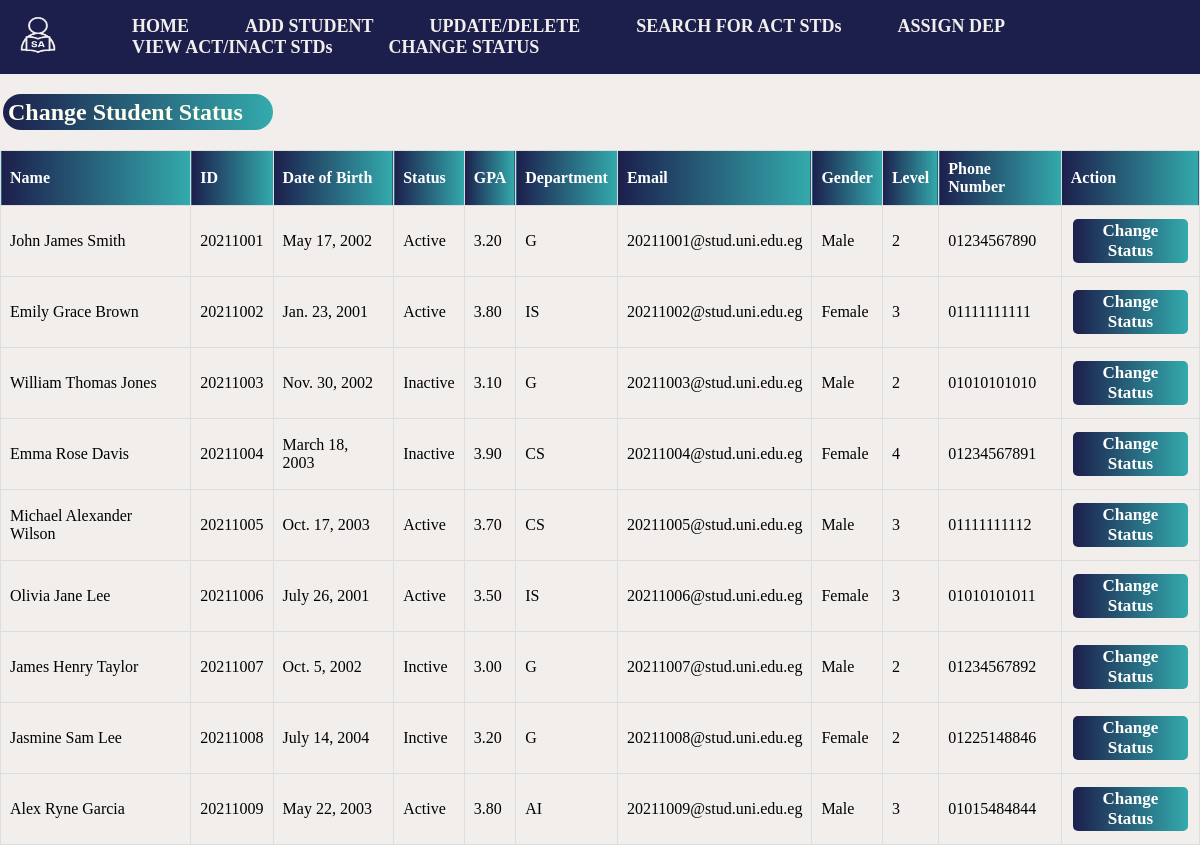
Before: /Studentaffairs/HomePage/ChangeStatus/ with the older database file.
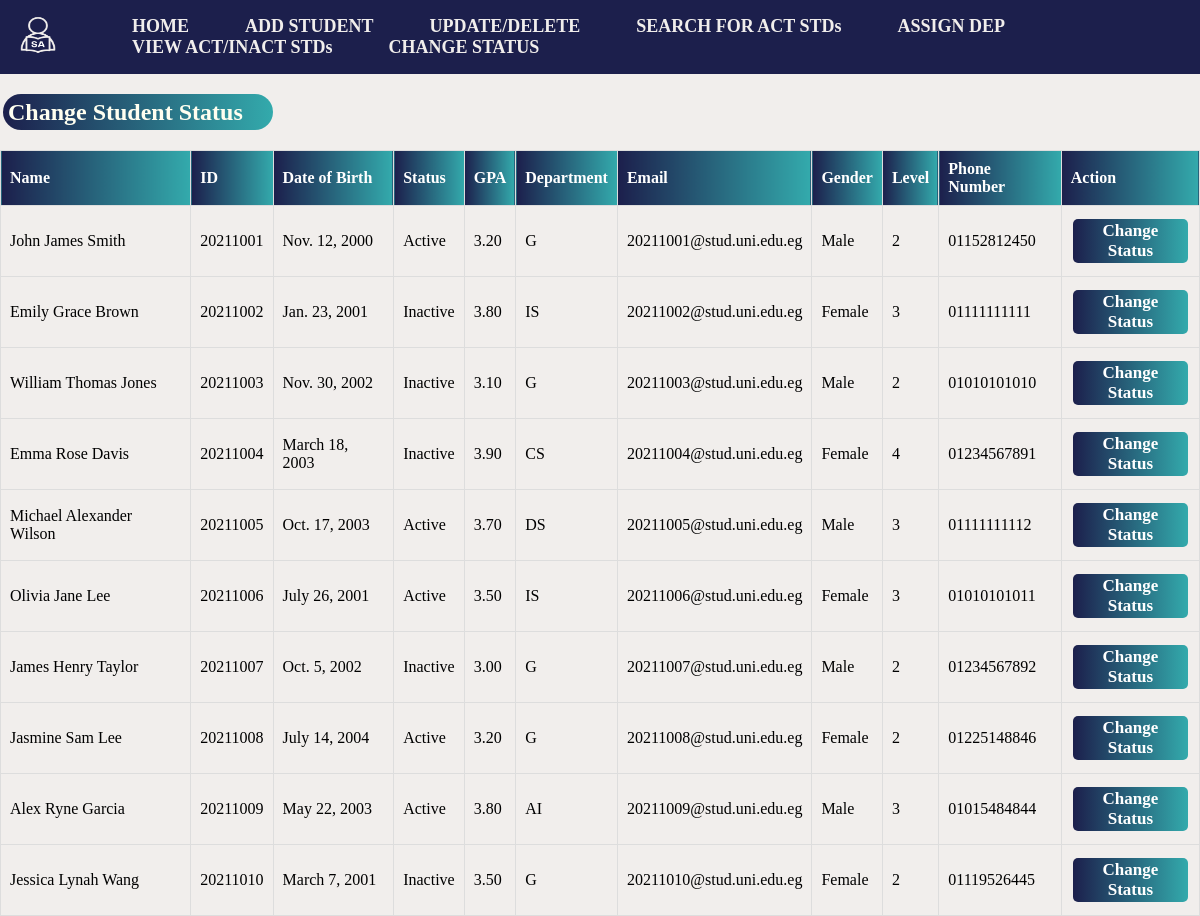
After: the same page with the newer database file.
### shared_app/models.py (models this page shows)
class Student(models.Model):
    student_id = models.CharField(primary_key=True, max_length=8)
    name = models.CharField(max_length=30)
    gpa = models.DecimalField(max_digits=3, decimal_places=2)
    level = models.IntegerField()
    status = models.CharField(max_length=8)
    department = models.CharField(max_length=2)
    email = models.EmailField()
    phone_number = models.CharField(max_length=11)
    dob = models.DateField()
    gender = models.CharField(max_length = 6)

### changestatus/views.py (the view, shortened to what this page needs)
# urls.py: path('',  views.changestatus, name='changestatus'),
def changestatus(request):
    students = Student.objects.all()
    context = {'students': students}
    return render(request, 'ChangeStatus.html', context)

### changestatus/templates/ChangeStatus.html (shortened to what this page needs)
{% load static %}
<!DOCTYPE html>
<html>
<head>
    <link rel="stylesheet" href="{% static 'css/NavBar&BG.css' %}">
    <link rel="stylesheet" href="{% static 'css/ChangeStatus.css' %}">
</head>
<body>
    <nav>
        <div>
            <div><a href="{% url 'homepage:homepage' %}"><img class="logo" src="{% static 'Logo.png' %}"></a></div>
        </div>
        <ul>
            <li><a href="{% url 'homepage:homepage' %}">HOME</a></li>
            <li><a href="{% url 'add:add' %}">ADD STUDENT</a></li>
            <li><a href="{% url 'update_delete:updatedelete' %}">UPDATE/DELETE</a></li>
            <li><a href="{% url 'searchactive:search' %}">SEARCH FOR ACT STDs</a></li>
            <li><a href="{% url 'assigndep:assigndep' %}">ASSIGN DEP</a></li>
            <li><a href="{% url 'view_in_active:viewin_active' %}">VIEW ACT/INACT STDs</a></li>
            <li><a href="{% url 'changestatus:changestatus' %}">CHANGE STATUS</a></li>
        </ul>
    </nav>
    <h2>Change Student Status</h2>
    <table>
        <thead>
             <tr>
                <th>Name</th>
                <th>ID</th>
                <th>Date of Birth</th>
                <th>Status</th>
                <th>GPA</th>
                <th>Department</th>
                <th>Email</th>
                <th>Gender</th>
                <th>Level</th>
                <th>Phone Number</th>
                <th>Action</th>
            </tr>
        </thead>
        <tbody id="studentsTableBody">
            {% for student in students %}
                <tr>
                    <td>{{ student.name }}</td>
                    <td>{{ student.student_id }}</td>
                    <td>{{ student.dob }}</td>
                    <td data-field="status" data-student-id="{{ student.student_id }}">{{ student.status }}</td>
                    <td>{{ student.gpa }}</td>
                    <td>{{ student.department }}</td>
                    <td>{{ student.email }}</td>
                    <td>{{ student.gender }}</td>
                    <td>{{ student.level }}</td>
                    <td>{{ student.phone_number }}</td>
                    <td>
                        <form method="POST" class="status-form">
                            <button type="submit" class="change-status-button" data-student-id="{{ student.student_id }}">Change Status</button>
                        </form>
                    </td>
                </tr>
            {% endfor %}
        </tbody>
    </table>
</body>
</html>

### add/static/css/NavBar&BG.css (style rules this page uses)
body { padding: 00px; margin: 00px; background-color: #f1eeec; background-repeat: no-repeat; background-attachment: fixed; background-size: 100% 100%; }
nav { background-color: #1c1f4c; color: #000000; display:flex; justify-content: space-between; align-items: center; margin-right: auto; }
nav a { text-decoration: none; }
.logo { width:76px; height:66px; }
li { list-style: none; display: inline-block; }
li a { color:#f1eeec; font-size: 18px; font-family: serif; font-weight: bold; margin-right: 24px; padding: 16px; }
li { float:left; }

### changestatus/static/css/ChangeStatus.css (style rules this page uses)
table { border-collapse: collapse; width: 100%; margin-top: 20px; }
th { background-image: linear-gradient(to right, #1c1f4c, #33aaac); color: white; border: 1px solid #ddd; padding: 9px; text-align: left; }
td { border: 1px solid #ddd; padding: 9px; }
button { background-image: linear-gradient(to right, #1c1f4c, #33aaac); border: none; color: white; padding: 2px 5px; text-align: center; text-decoration: none; display: inline-block; font-family: garamond; font-weight: bold; font-size: 17px; margin: 4px 2px; cursor: pointer; border-radius: 5px; }
h2 { background-image: linear-gradient(to right, #1c1f4c, #33aaac); width: 260px; height: 26px; border-radius: 26px; color: ivory; font-family: garamond; margin-left: 3px; padding: 5px; }

Changed rows visible on the page:
changed Student "John James Smith": dob "May 17, 2002" → "Nov. 12, 2000"; phone_number "01234567890" → "01152812450"
changed Student "Emily Grace Brown": status "Active" → "Inactive"
changed Student "Michael Alexander Wilson": department "CS" → "DS"
changed Student "James Henry Taylor": status "Inctive" → "Inactive"
changed Student "Jasmine Sam Lee": status "Inctive" → "Active"
added Student: name "Jessica Lynah Wang", student_id "20211010", dob "March 7, 2001", status "Inactive", gpa "3.50", department "G", email "20211010@stud.uni.edu.eg", gender "Female", level "2", phone_number "01119526445"
